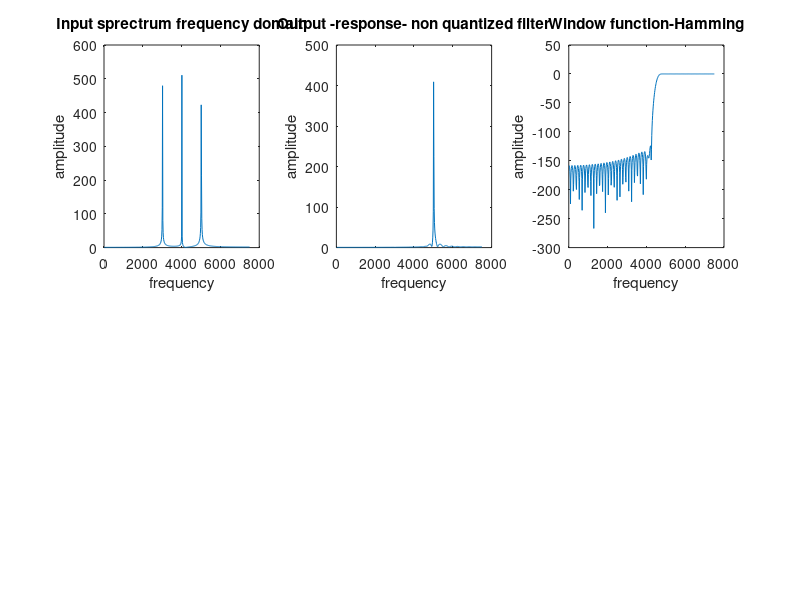

Recreate this plot in MATLAB. (Note: this script raises an error after producing the figure.)
%Finite word length:
clc;
clear all;
close all;

f1=3000;
f2=4000;
f3=5000;
fc=4500;
M=101;
fsamp=15000;
D=1024;
t=0:1/fsamp:0.1;
x1 =sin(2*pi*f1*t);
x2=sin(2*pi*f2*t);
x3=sin(2*pi*f3*t);
x=x1+x2+x3;

dft_x=fft(x,D);
for i=1:(D/2)
    fr(i)=i*(fsamp/D);
end

figure;
subplot(2,3,1);
plot(fr,abs(dft_x(1:D/2)));
title("Input sprectrum frequency domain");
xlabel("frequency");
ylabel("amplitude");

Wc=2*pi*fc/fsamp;
for n= -(M-1)/2 : (M-1)/2
    if n==0
        hd(n+ (M+1)/2)=(pi-Wc)/pi;
    else 
        hd(n+(M+1)/2)=(sin(pi*n)-sin(Wc*n))/(pi*n);
    end
end


for n= -(M-1)/2: (M-1)/2
    Wnh(n + (M+1)/2)= 0.54+ 0.46 * cos((2*pi*n)/(M-1));
end

h=hd.*Wnh;
y=filter(h,1,x);
fft_y=fft(y,D);
subplot(2,3,2);
plot(fr,abs(fft_y(1:D/2)));
title('Output -response- non quantized filter');
xlabel('frequency');
ylabel('amplitude');
h1=freqz(h,1,D/2);

subplot(2,3,3);
win=freqz(h,1,D/2);
plot(fr,20*log(abs(win)));
title("Window function-Hamming");
xlabel('frequency');
ylabel('amplitude');

q=quantizer('fixed','floor','saturate',[8,8]);
h_q=quantize(q,h);
q_e=h_q-h;
subplot(2,3,4);
plot(q_e);
title('Quantized Error');
y_q=filter(h_q,1,x);
fft_y_q=fft(y_q,D);
subplot(2,3,5);
plot(fr,abs(fft_y_q(1:D/2)));
title('Output response- Quantized filter');
xlabel('frequency');
ylabel('amplitude');
h_q1=freqz(y_q,1,D/2);

%gain plot:
a=fftshift(fft(h,D));
b=fftshift(fft(h_q,D));
a=a(1:D/2);
b=b(1:D/2);

subplot(2,3,6);
plot(fr,20*log10(abs(a)),'b');
hold on;
plot(fr,20*log10(abs(b)),'r');
lgd = legend({'non quantized','quantized'},'FontSize',10,'TextColor','black');
lgd.NumColumns=1;
title('Gain Plot')
hold off;
